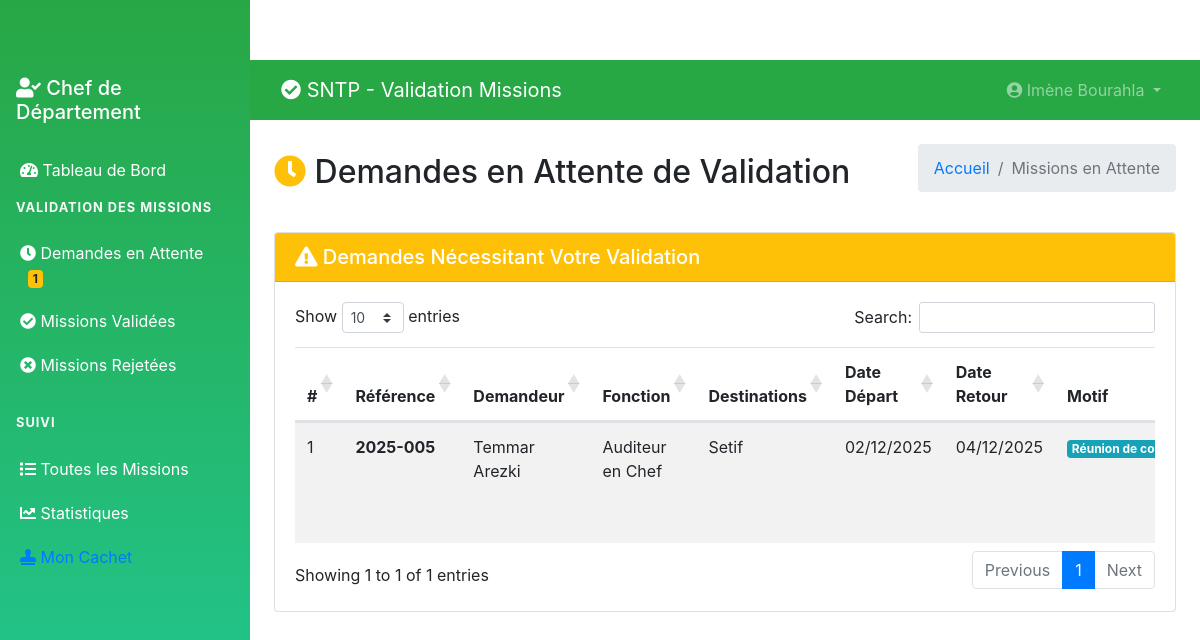
The page /chef/pending-missions.php (signed in) on the database its author committed.
### tables this page shows
CREATE TABLE `tblusers` (
  `ID` int(10) NOT NULL,
  `Nom` varchar(200) DEFAULT NULL,
  `Prenom` varchar(200) DEFAULT NULL,
  `Email` varchar(200) DEFAULT NULL,
  `Fonction` varchar(200) DEFAULT NULL,
  `Departement` varchar(200) DEFAULT NULL,
  `MobileNumber` bigint(10) DEFAULT NULL,
  `Password` varchar(200) NOT NULL,
  `Role` enum('admin','chef_departement','user') DEFAULT 'user',
  `RegDate` timestamp NULL DEFAULT current_timestamp(),
  `StampImage` varchar(255) DEFAULT NULL COMMENT 'Cachet officiel du chef',
  `StampDate` datetime DEFAULT NULL
);

CREATE TABLE `tblmissions` (
  `ID` int(10) NOT NULL,
  `UserID` int(5) NOT NULL,
  `SubmittedBy` int(5) DEFAULT NULL,
  `ReferenceNumber` varchar(50) DEFAULT NULL,
  `NomPrenom` varchar(400) DEFAULT NULL,
  `Fonction` varchar(200) DEFAULT NULL,
  `VilleDepart` varchar(200) DEFAULT NULL,
  `DateDepart` date DEFAULT NULL,
  `Destinations` text DEFAULT NULL,
  `ItineraireType` varchar(100) DEFAULT NULL,
  `MotifDeplacement` varchar(300) DEFAULT NULL,
  `MoyenTransport` varchar(200) DEFAULT NULL,
  `DateRetour` date DEFAULT NULL,
  `Observations` text DEFAULT NULL,
  `Status` enum('en_attente','validee','rejetee','en_cours') DEFAULT 'en_attente',
  `Remarque` text DEFAULT NULL,
  `ValidatedBy` int(5) DEFAULT NULL,
  `DateCreation` timestamp NULL DEFAULT current_timestamp(),
  `DateValidation` timestamp NULL DEFAULT NULL ON UPDATE current_timestamp(),
  `SignaturePath` varchar(255) DEFAULT NULL COMMENT 'Signature manuscrite lors de la validation',
  `StampPath` varchar(255) DEFAULT NULL COMMENT 'Cachet officiel utilisé'
);

### chef/pending-missions.php (the view, shortened to what this page needs)
<?php
include('../includes/config.php');
if (strlen($_SESSION['GMScid']) == 0) {
    header('location:logout.php');
} else {
?>
<!DOCTYPE html>
<html lang="fr">
<head>
    <link href="https://cdn.jsdelivr.net/npm/bootstrap@4.6.2/dist/css/bootstrap.min.css" rel="stylesheet">
    <link href="https://cdnjs.cloudflare.com/ajax/libs/font-awesome/5.15.4/css/all.min.css" rel="stylesheet">
    <link href="https://cdn.datatables.net/1.11.5/css/dataTables.bootstrap4.min.css" rel="stylesheet">
</head>
<body>
    <?php include_once('includes/sidebar.php'); ?>
    <div class="main-content">
        <?php include_once('includes/header.php'); ?>
        <div class="container-fluid p-4">
            <div class="d-flex justify-content-between align-items-center mb-4">
                <h2><i class="fas fa-clock text-warning"></i> Demandes en Attente de Validation</h2>
                <nav aria-label="breadcrumb">
                    <ol class="breadcrumb">
                        <li class="breadcrumb-item"><a href="dashboard.php">Accueil</a></li>
                        <li class="breadcrumb-item active">Missions en Attente</li>
                    </ol>
                </nav>
            </div>
            <div class="card">
                <div class="card-header bg-warning text-white">
                    <h5 class="mb-0">
                        <i class="fas fa-exclamation-triangle"></i>
                        Demandes Nécessitant Votre Validation
                    </h5>
                </div>
                <div class="card-body">
                    <div class="table-responsive">
                        <table class="table table-striped data-table">
                            <thead>
                                <tr>
                                    <th>#</th>
                                    <th>Référence</th>
                                    <th>Demandeur</th>
                                    <th>Fonction</th>
                                    <th>Destinations</th>
                                    <th>Date Départ</th>
                                    <th>Date Retour</th>
                                    <th>Motif</th>
                                </tr>
                            </thead>
                            <tbody>
                                <?php
                                $sql = "SELECT m.*, u.Nom, u.Prenom, u.Fonction as UserFonction
                                       FROM tblmissions m
                                       JOIN tblusers u ON m.UserID = u.ID
                                       WHERE m.Status='en_attente'
                                       ORDER BY m.DateCreation ASC";
                                $query = $dbh->prepare($sql);
                                $query->execute();
                                $results = $query->fetchAll(PDO::FETCH_OBJ);
                                $cnt = 1;
                                if($query->rowCount() > 0) {
                                    foreach($results as $row) {
                                        $urgence_class = '';
                                ?>
                                <tr class="<?php echo $urgence_class; ?>">
                                    <td><?php echo $cnt; ?></td>
                                    <td>
                                        <strong><?php echo htmlentities($row->ReferenceNumber); ?></strong>
                                    </td>
                                    <td><?php echo htmlentities($row->Nom . ' ' . $row->Prenom); ?></td>
                                    <td><?php echo htmlentities($row->UserFonction); ?></td>
                                    <td><?php echo htmlentities($row->Destinations); ?></td>
                                    <td><?php echo date('d/m/Y', strtotime($row->DateDepart)); ?></td>
                                    <td><?php echo date('d/m/Y', strtotime($row->DateRetour)); ?></td>
                                    <td>
                                        <span class="badge badge-info">
                                            <?php echo htmlentities($row->MotifDeplacement); ?>
                                        </span>
                                    </td>
                                </tr>
                                <?php $cnt++; }
                                } ?>
                            </tbody>
                        </table>
                    </div>
                </div>
            </div>
        </div>
    </div>
</body>
</html>
<?php } ?>

### chef/includes/header.php (shortened to what this page needs)
<nav class="navbar navbar-expand-lg navbar-dark bg-success">
    <div class="container-fluid">
        <a class="navbar-brand" href="dashboard.php">
            <i class="fas fa-check-circle"></i> SNTP - Validation Missions
        </a>
        <div class="collapse navbar-collapse" id="navbarNav">
            <ul class="navbar-nav ml-auto">
                <li class="nav-item dropdown">
                    <a class="nav-link dropdown-toggle" href="#" id="navbarDropdown" role="button" data-toggle="dropdown">
                        <i class="fas fa-user-circle"></i>
                        <?php
                        $cid = $_SESSION['GMScid'];
                        $sql = "SELECT Nom,Prenom FROM tblusers WHERE ID=:cid";
                        $query = $dbh->prepare($sql);
                        $query->bindParam(':cid',$cid,PDO::PARAM_STR);
                        $query->execute();
                        $result = $query->fetch(PDO::FETCH_OBJ);
                        echo htmlentities($result->Prenom . ' ' . $result->Nom);
                        ?>
                    </a>
                </li>
            </ul>
        </div>
    </div>
</nav>

### chef/includes/sidebar.php (style rules this page uses)
.main-content { margin-left: 250px; padding-top: 60px; }
.nav-link { padding: 10px 20px; border-radius: 0; transition: background-color 0.3s; }

### rows shown on the page
tblusers: Prenom+Nom "Imène Bourahla"
tblmissions: ReferenceNumber "2025-005", UserID.Prenom "Temmar Arezki", UserID.Fonction "Auditeur en Chef", Destinations "Setif", DateDepart "02/12/2025", DateRetour "04/12/2025", MotifDeplacement "Réunion de…"

### other values the page prints
$pending "1"
